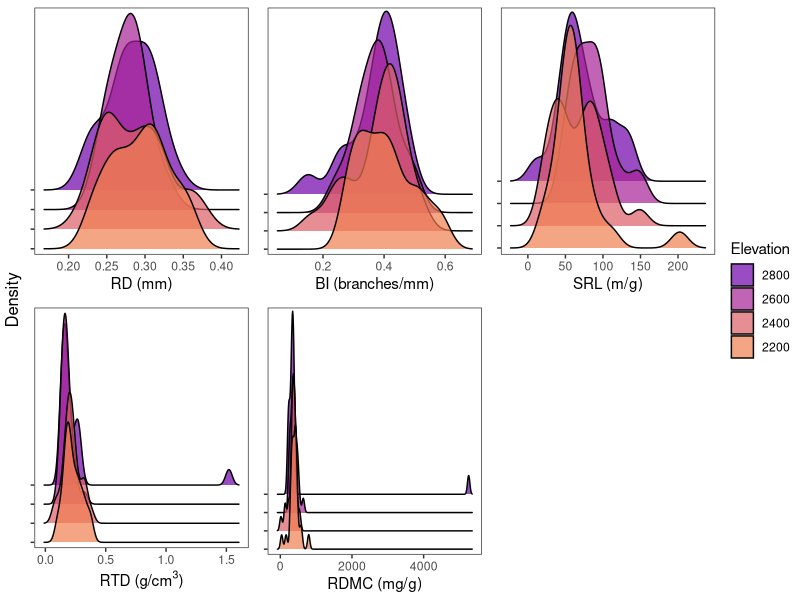
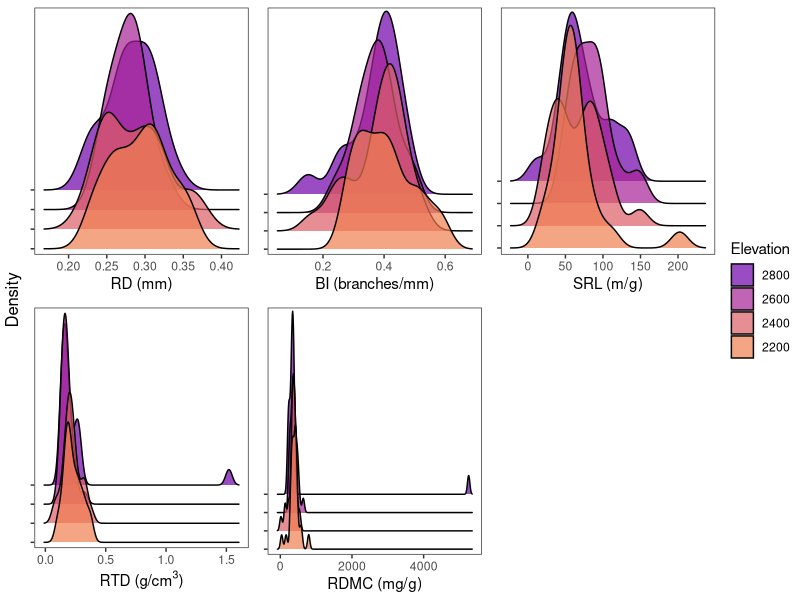

Recreate these plots in R, in order.
### Ploting trait densities by elevation
# Anya Courtenay
# 25/09/2024
# Updated: 26/11/2024
# Updated JW 11/02/2025 

### 1. Set up ----
library(tidyverse)
library(ggpubr)
library(ggridges)
library(viridisLite)
library(RColorBrewer)

### 2. Format data ----
# Load in root trait data
root_traits <- read_csv('data/roots/clean/clean_root_trait_data.csv') %>% 
  pivot_wider(names_from = traits, values_from = value) %>%
  mutate(elevation_m_asl = as.factor(elevation_m_asl))

root_traits <- read_csv('data/roots/archive/processed/BelowgroundTraitsDatasetWide.csv') %>%
  mutate(elevation_m_asl = as.factor(elevation_m_asl))

# vis parameters
scl= 10
alp3 = 0.7
cols2<- c("#6F00A8", "#A72197",  "#DD5E66", "#EF7F4F") # 2000m: #FDCB26
lwd = 0.5

### 3. Density plots per trait by elevation (RP scans) ----
rd <- ggplot(root_traits, aes(x = RD, y = elevation_m_asl, fill = elevation_m_asl)) +
  geom_density_ridges(alpha= alp3, scale = scl, linewidth=lwd)+
  scale_fill_manual(values = cols2, breaks = c(2800,  2600, 2400, 2200))+
  scale_y_discrete(expand = expansion(mult = c(0.1, 3.1)))+
  labs(x = "RD (mm)", color = "Elevation", fill ="Elevation")+
  theme_bw()+
  theme(panel.grid = element_blank(),
        axis.title.y = element_blank())

bi <- ggplot(root_traits, aes(x = BI, y = elevation_m_asl, fill = elevation_m_asl)) +
  geom_density_ridges(alpha= alp3, scale = scl, linewidth=lwd)+
  scale_fill_manual(values = cols2, breaks = c(2800,  2600, 2400, 2200))+
  scale_y_discrete(expand = expansion(mult = c(0.1, 3.4)))+
  labs(x = "BI (branches/mm)", color = "Elevation", fill ="Elevation")+
  theme_bw()+
  theme(panel.grid = element_blank(),
        axis.title.y = element_blank())

srl <- ggplot(root_traits, aes(x = SRL, y = elevation_m_asl, fill = elevation_m_asl)) +
  geom_density_ridges(alpha= alp3, scale = scl, linewidth=lwd)+
  scale_fill_manual(values = cols2, breaks = c(2800,  2600, 2400, 2200))+
  scale_y_discrete(expand = expansion(mult = c(0.1, 2.6)))+
  labs(x = "SRL (m/g)", color = "Elevation", fill ="Elevation")+
  theme_bw()+
  theme(panel.grid = element_blank(),
        axis.title.y = element_blank())

rtd <- root_traits %>%
  filter(id != 'FEK5954') %>% # Filter out high RTD values to remove outliers; remove 1 values
ggplot(aes(x = RTD, y = elevation_m_asl, fill = elevation_m_asl)) +
  geom_density_ridges(alpha= alp3, scale = scl, linewidth=lwd)+
  scale_fill_manual(values = cols2, breaks = c(2800,  2600, 2400, 2200))+
  scale_y_discrete(expand = expansion(mult = c(0.1, 3.1)))+
  labs(x = expression(paste("RTD (g/",cm^3,")")), color = "Elevation", fill ="Elevation")+
  theme_bw()+
  theme(panel.grid = element_blank(),
        axis.title.y = element_blank())

rdmc <- root_traits %>%
ggplot(aes(x = RDMC, y = elevation_m_asl, fill = elevation_m_asl)) +
  geom_density_ridges(alpha= alp3, scale = scl, linewidth=lwd)+
  scale_fill_manual(values = cols2, breaks = c(2800,  2600, 2400, 2200))+
  scale_y_discrete(expand = expansion(mult = c(0.1, 3.4)))+
  labs(x = "RDMC (mg/g)", color = "Elevation", fill ="Elevation")+
  theme_bw()+
  theme(panel.grid = element_blank(),
        axis.title.y = element_blank())

# Combine into single panel 
root_traits_elev <- ggarrange(rd + rremove("y.text"), bi + rremove("y.text"), srl + rremove("y.text"), rtd + rremove("y.text"), rdmc + rremove("y.text"), common.legend = TRUE,legend = "right", align = "v", label.y = 1) %>%
  annotate_figure(left = text_grob("Density",rot = 90))
root_traits_elev

# 4. Save figure
ggsave("root_traits_elev.png", root_traits_elev, path= "results/roots/Elevation", height = 3.333, width = 7 , bg= "white", units= "in")
